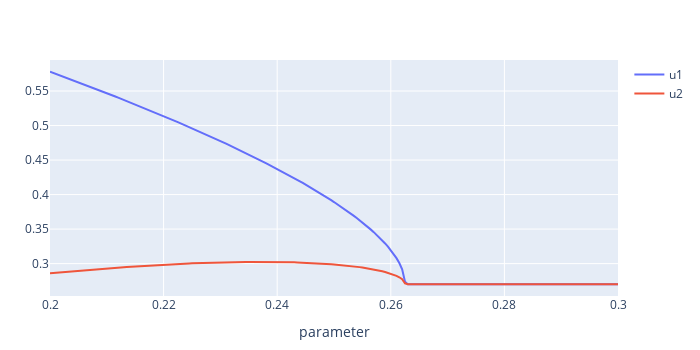

Write notebook code for a chart like this one.
### Code cell
# Create trace
u1 = scatter(
    x = par_values,
    y = conditions[:,1],
    mode="lines",
    name="u1",
    showlegend=true
    )
u2 = scatter(
    x = par_values,
    y = conditions[:,2],
    mode="lines",
    name="u2",
    showlegend=true
    )

layout = Layout(
    xaxis_title = "parameter",
    # yaxis_type="log",
    yaxis_exponentformat="power",
    # yaxis_title = "",
    width=700, height=350,
    )

plot([u1, u2], layout)

### Figure 1 — Plotly figure (JSON) as saved in the notebook; plotly's stock layout.template omitted (floating-point values rounded to 4 significant figures; data arrays with more than 128 entries replaced by an {"elided": "..."} marker saying what was removed)
{"data": [{"mode": "lines", "name": "u1", "showlegend": true, "type": "scatter", "x": {"elided": "201 float values"}, "y": {"elided": "201 float values"}}, {"mode": "lines", "name": "u2", "showlegend": true, "type": "scatter", "x": {"elided": "201 float values"}, "y": {"elided": "201 float values"}}], "layout": {"height": 350, "margin": {"b": 50, "l": 50, "r": 50, "t": 60}, "width": 700, "xaxis": {"title": {"text": "parameter"}}, "yaxis": {"exponentformat": "power"}}}
